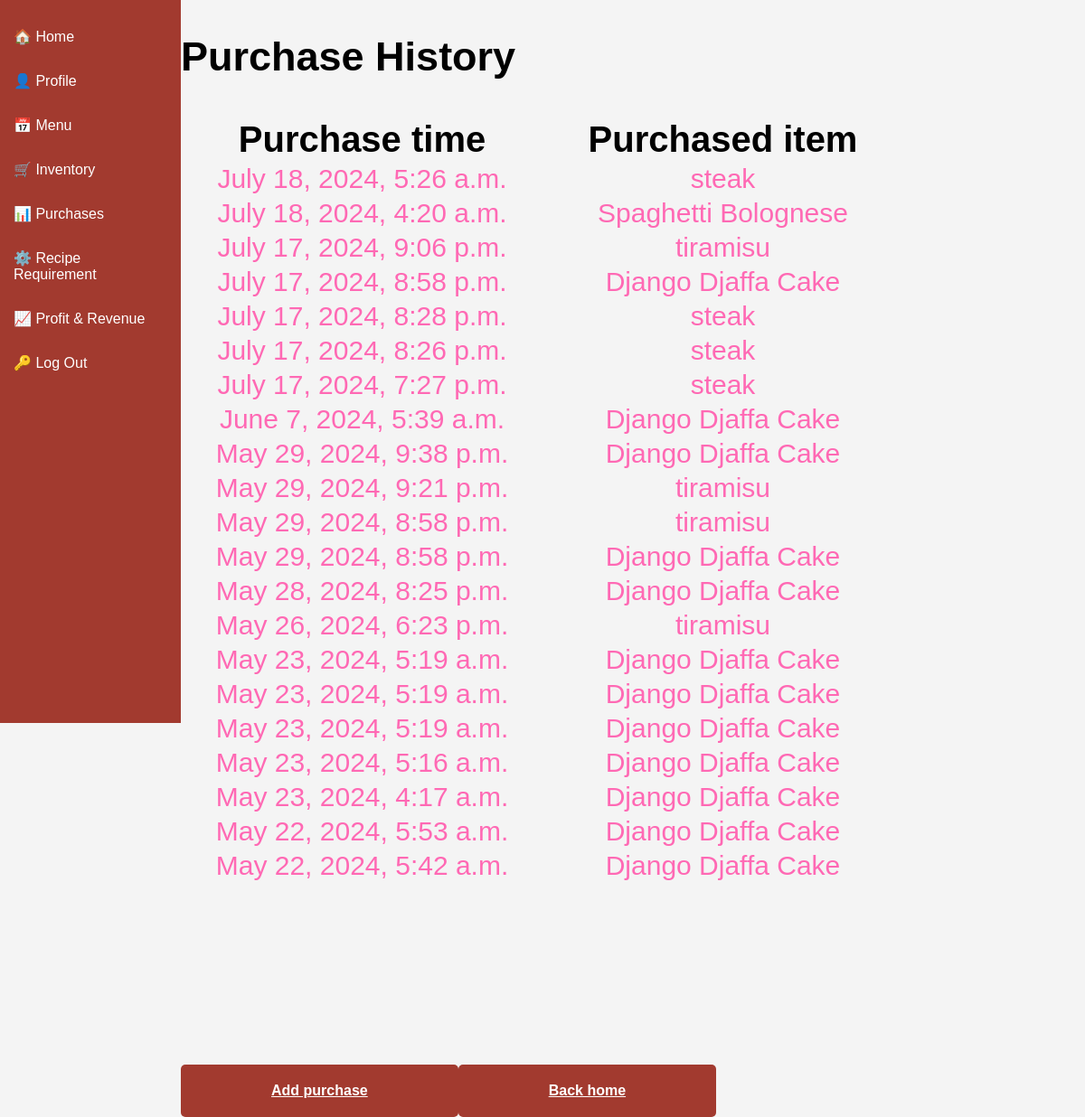
Screenshot of /purchase/List (signed in) with the database file from the repository.
### inventory/models.py (models this page shows, shortened)
class Purchase(models.Model):
    id = models.AutoField(primary_key=True)
    menu_item = models.ForeignKey(MenuItem, on_delete=models.CASCADE)
    timestamp = models.DateTimeField(auto_now_add=True, null=True)

class MenuItem(models.Model):
    id = models.AutoField(primary_key=True)
    name = models.CharField(max_length=200)
    price = models.DecimalField(max_digits=10, decimal_places=2)

### inventory/views.py (the view)
# urls.py: path('purchase/List', views.PurchaseList.as_view(), name='purchase-list'),
class PurchaseList(LoginRequiredMixin,ListView):
    model = Purchase
    template_name = 'inventory/purchase-list.html'
    context_object_name = 'purchases'

### inventory/templates/inventory/purchase-list.html (shortened to what this page needs)
{% extends 'inventory/base.html' %}
{% load static %}
{% block head %}
  <link rel="stylesheet" href="{% static 'inventory/purchase.css' %}">
{% endblock %}
{% block content %}
<main>
<div class="table-page">
  <div class="table-content">
    <h2>Purchase History</h2>
    <table class="table">
      <tr class="table-header">
        <tr class="">
          <th class="header-row-1" >Purchase time</th>
          <th class="header-row-2">Purchased item</th>
        </tr>
      </tr>
      {% for purchase in object_list|dictsortreversed:"timestamp" %}
      <tr>
        <td class="table-row-1">{{ purchase.timestamp }}</td>
        <td class="table-row-2">{{ purchase.menu_item.name   }} </td>
      </tr>
      {% endfor %}
    </table>
  </div>
  <div class="footer">
    <a href="{% url 'purchase_create' %}" class="purchase-btn">Add purchase</a>
    <a href="{% url 'home' %}" class="back-btn">Back home</a>
  </div>
</div>
</main>
{% endblock %}

### inventory/static/inventory/main.css (style rules this page uses)
body { font-family: Arial, sans-serif; display: flex; margin: 0; padding: 0; height: 100vh; background-color: #f4f4f4; }
.html, body { height: 100%; margin: 0; }
.footer { text-align: center; margin-top: 30px; }

### inventory/static/inventory/purchase.css (style rules this page uses)
.table-content { font-size: 30px; font-family: Arial, sans-serif; }
.footer { display: flex; margin-top: 200px; }
.purchase-btn, .back-btn { padding: 20px 100px; border: none; border-radius: 5px; color: white; font-weight: bold; cursor: pointer; transition: background-color 0.3s; background-color: #a23a2f; }
.table-row-1 { color: #FF69B4; margin: 50px; text-align: center; }
.table-row-2 { color: #FF69B4; margin: 50px; text-align: center; }
.table { table-layout: fixed; width: 80%; }
.header-row-1 { color: black; font-size: 40px; margin: 100%; }
.header-row-2 { color: black; font-size: 40px; }

### rows the page displays
Purchase: timestamp "July 18, 2024, 5:26 a.m.", menu_item.name "steak"
Purchase: timestamp "July 18, 2024, 4:20 a.m.", menu_item.name "Spaghetti Bolognese"
Purchase: timestamp "July 17, 2024, 9:06 p.m.", menu_item.name "tiramisu"
Purchase: timestamp "July 17, 2024, 8:58 p.m.", menu_item.name "Django Djaffa Cake"
Purchase: timestamp "July 17, 2024, 8:28 p.m.", menu_item.name "steak"
Purchase: timestamp "July 17, 2024, 8:26 p.m.", menu_item.name "steak"
Purchase: timestamp "July 17, 2024, 7:27 p.m.", menu_item.name "steak"
Purchase: timestamp "June 7, 2024, 5:39 a.m.", menu_item.name "Django Djaffa Cake"
Purchase: timestamp "May 29, 2024, 9:38 p.m.", menu_item.name "Django Djaffa Cake"
Purchase: timestamp "May 29, 2024, 9:21 p.m.", menu_item.name "tiramisu"
Purchase: timestamp "May 29, 2024, 8:58 p.m.", menu_item.name "tiramisu"
Purchase: timestamp "May 29, 2024, 8:58 p.m.", menu_item.name "Django Djaffa Cake"
Purchase: timestamp "May 28, 2024, 8:25 p.m.", menu_item.name "Django Djaffa Cake"
Purchase: timestamp "May 26, 2024, 6:23 p.m.", menu_item.name "tiramisu"
Purchase: timestamp "May 23, 2024, 5:19 a.m.", menu_item.name "Django Djaffa Cake"
Purchase: timestamp "May 23, 2024, 5:19 a.m.", menu_item.name "Django Djaffa Cake"
Purchase: timestamp "May 23, 2024, 5:19 a.m.", menu_item.name "Django Djaffa Cake"
Purchase: timestamp "May 23, 2024, 5:16 a.m.", menu_item.name "Django Djaffa Cake"
Purchase: timestamp "May 23, 2024, 4:17 a.m.", menu_item.name "Django Djaffa Cake"
Purchase: timestamp "May 22, 2024, 5:53 a.m.", menu_item.name "Django Djaffa Cake"
Purchase: timestamp "May 22, 2024, 5:42 a.m.", menu_item.name "Django Djaffa Cake"
